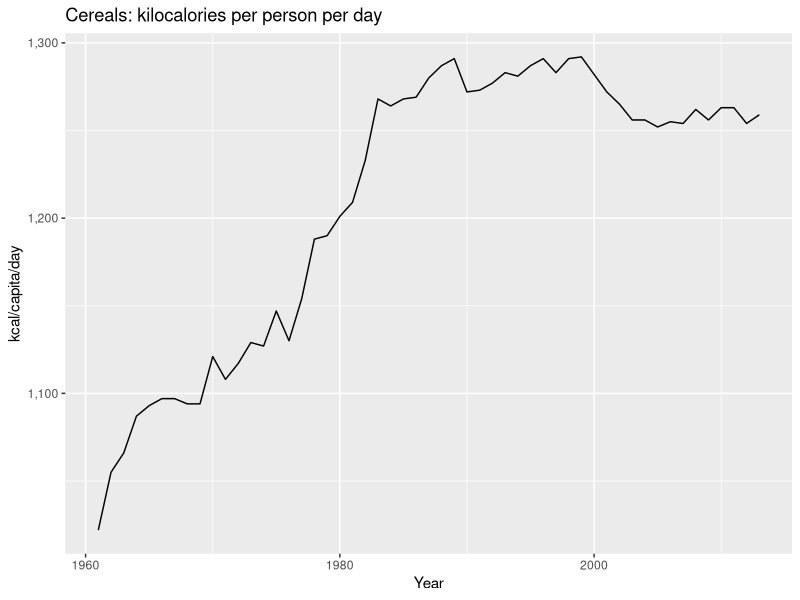
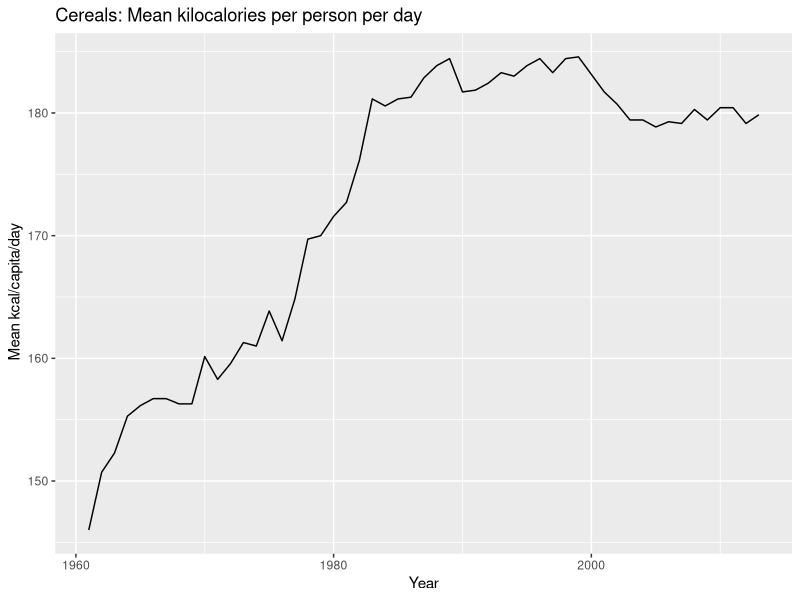

The R source for these figures, in order:
## ---- chunk 1
knitr::opts_chunk$set(echo = TRUE)
library(ggplot2)
library(scales)
library(dplyr)
library(tidyr)
library(readr)
library(skimr)
## ---- chunk 2
cereals <- read.csv("./DATA/per-capita-consumption-of-cereals-by-commodity-type-daily-kilocalories.csv") 
colnames(cereals) <- c("Country","Code","Year","Wheat","Rice","Barley","Maize","Rye","Oats","Sorghum")
summary(cereals)
## ---- chunk 3
world_longer <- cereals %>% filter(Country =="World") %>% select(-Code) %>%
  pivot_longer(cols = Wheat:Sorghum)
## ---- chunk 4
world_yearly <- world_longer %>% group_by(Year) %>%
  summarise(Total = sum(value),
            Median = median(value),
            Mean = mean(value))
## ---- chunk 5
ggplot(world_yearly) + geom_line(aes(x=Year,y=Total)) +
  labs(title="Cereals: kilocalories per person per day",y="kcal/capita/day") + 
    scale_y_continuous(labels = comma)
## ---- chunk 6
ggplot(world_yearly) + geom_line(aes(x=Year,y=Mean)) +
  labs(title="Cereals: Mean kilocalories per person per day",y=" Mean kcal/capita/day") + 
    scale_y_continuous(labels = comma)
